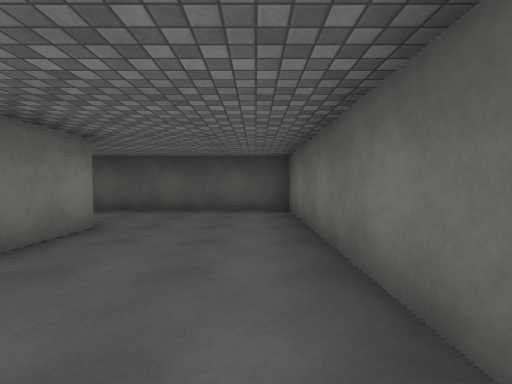
View 1 (above)

19 first-person views from a walk through a scene from a Unity 3-D project. The camera is 1.3 m above the floor, tilts 2° down and sees 90° across. Doors are open. The floor is counted in squares, 2 m on a side. Each view is taken from the middle of a square. On the plan, view 1 faces up. The plan holds only what a view shows up to about 9 squares ahead; the rest is blank. The place goes on beyond the plan. The player character is not drawn. Surface patterns are stand-ins for the level's own textures.

View 2
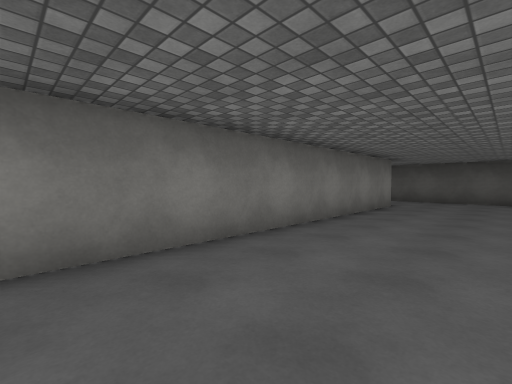

View 3
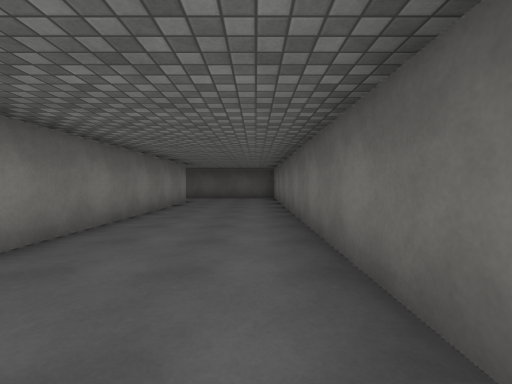

View 4
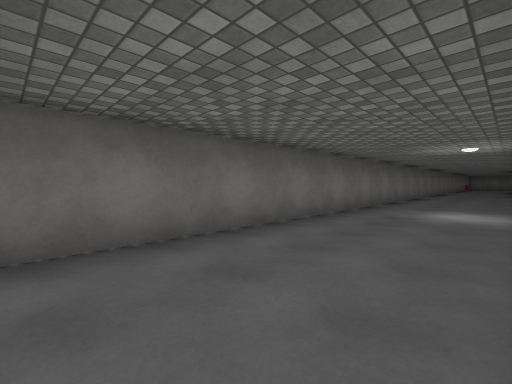

View 5
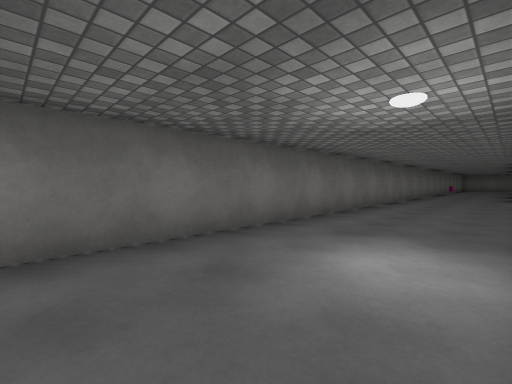

View 6
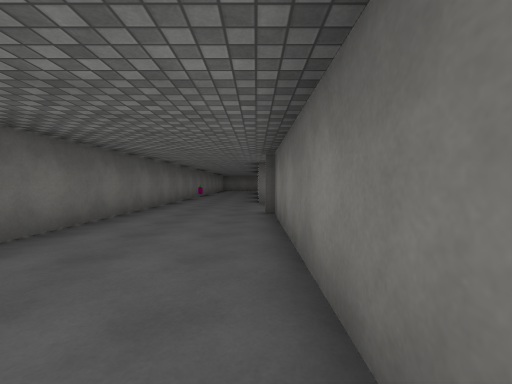

View 7
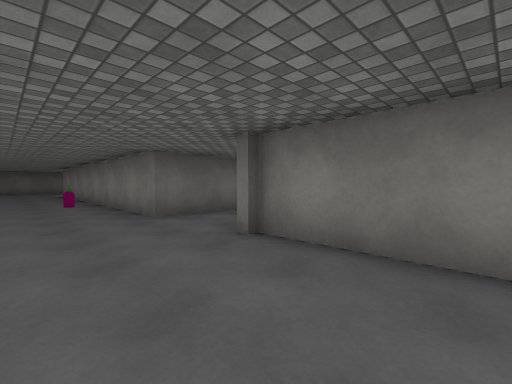

View 8
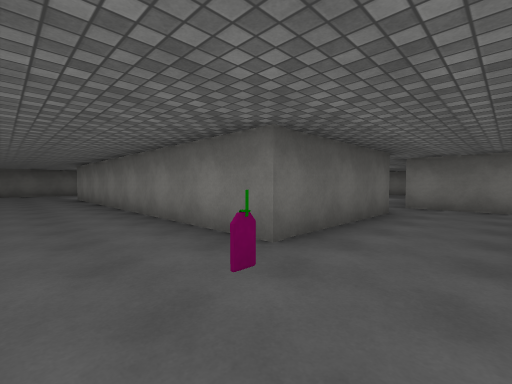

View 9
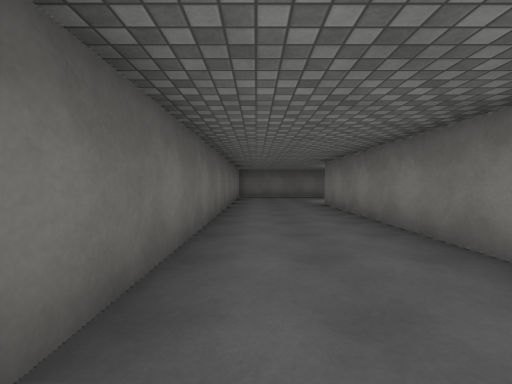

View 10
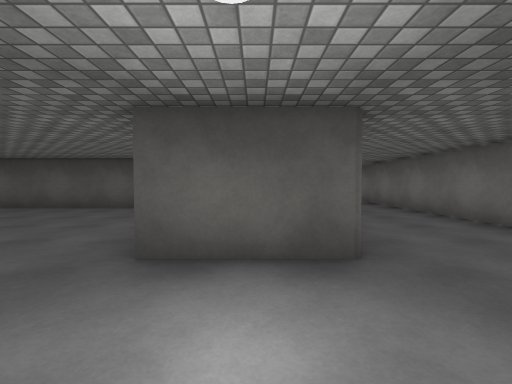

View 11
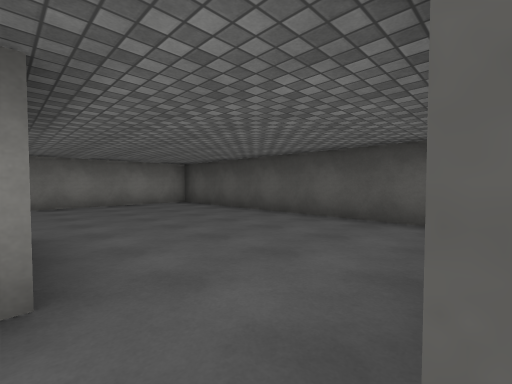

View 12
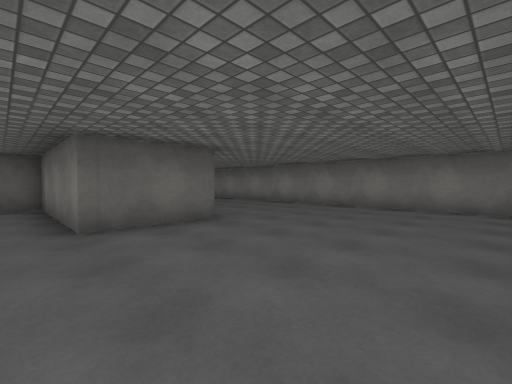

View 13
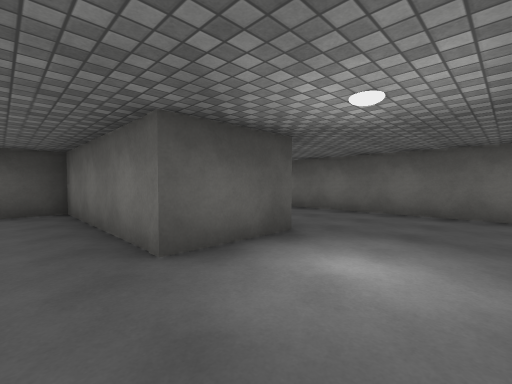

View 14
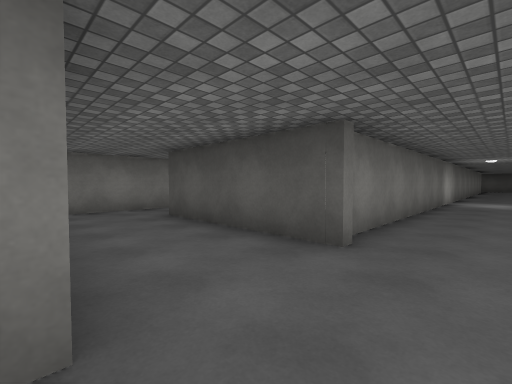

View 15
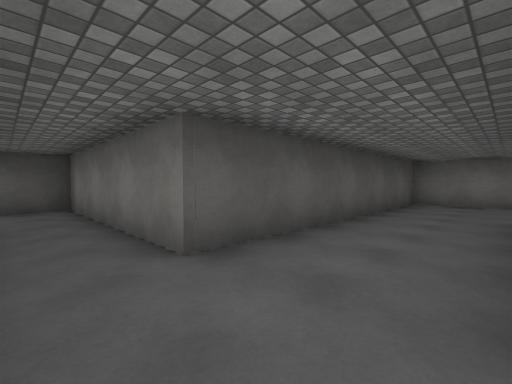

View 16
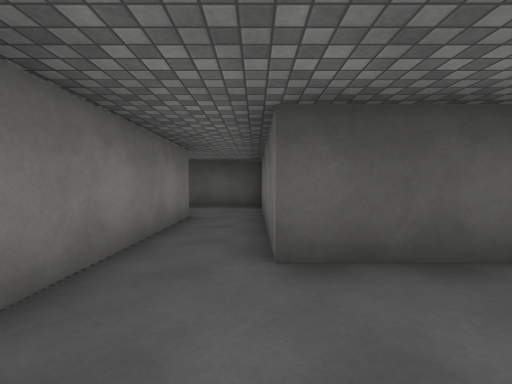

View 17
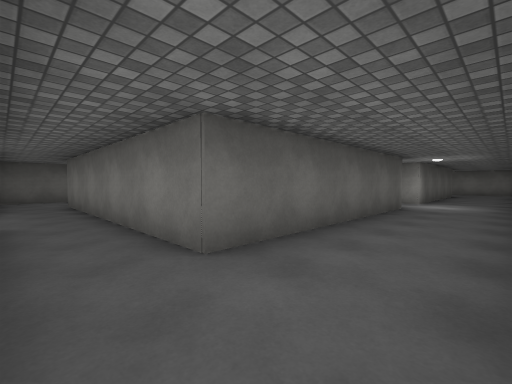

View 18
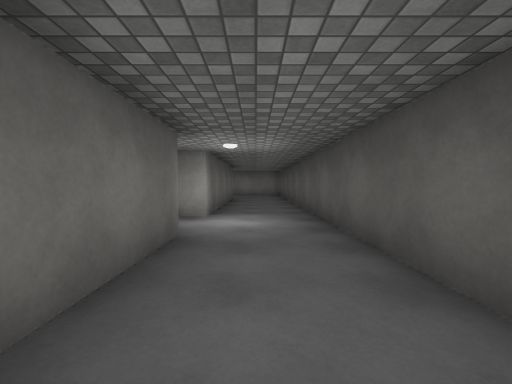

View 19
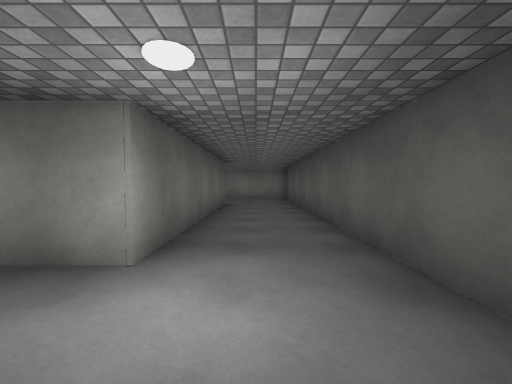

### Floor plan
Points are (right, up) in squares from view 1. A wall is a line through its corners. A room is listed if a view was taken in it or the views show most of it. See-through windows are left out.
Room 1 (views 1, 2, 3, 4, 5, 6, 7, 8, 9, 10, 11, 13, 14, 15, 16, 17, 18, 19)
walls: (-2.4, -6.8) (-2.4, -15.4); (-2.1, -15.6) (-6, -15.6); (-7.4, -14.8) (-7.4, -18); (-2.4, 3.9) (-2.4, -4.1); (-6, -17.9) (-2.1, -17.9) (-2.1, -27.8) (-4, -27.8); (0.8, -19) (0.8, 6.1) (-6.8, 6.1) (-6.8, 11.2) (-8.9, 11.2); (-14.2, 9) (-8.3, 9) (-8.3, 3.4); (-12.1, 11.2) (-21.4, 11.2); (-5.7, -27.9) (-5.7, -30.5); (0.8, -30.1) (0.8, -20.8); (-21.5, 9) (-16, 9)
ways out: opening at (-5, -27) to room 2; opening at (-15, 9); opening at (-7.5, 3); opening at (-7, -18); opening at (-7, -15)
objects: other object (-1, -17)
Room 2 (view 12)
walls: (-8, -27.9) (-5.7, -27.9); (-4, -27.8) (-4, -23.5) (-12, -23.5) (-12, -29.8)
ways out: opening at (-5, -27) to room 1

Where each view was taken, in squares from view 1:
view 1: 0 up, 0 right, facing up
view 2: 4 down, 0 right, facing up-left
view 3: 5 down, 0 right, facing up
view 4: 2 down, 2 left, facing down-right
view 5: 6 down, 2 left, facing down-right
view 6: 10 down, 2 left, facing down
view 7: 13 down, 0 right, facing down-left
view 8: 16 down, 0 right, facing down-left
view 9: 20 down, 0 right, facing down
view 10: 30 down, 3 left, facing up
view 11: 28 down, 4 left, facing up-left
view 12: 24 down, 5 left, facing down-left
view 13: 30 down, 5 left, facing up-right
view 14: 18 down, 1 left, facing up-left
view 15: 4 up, 8 left, facing up-right
view 16: 4 up, 7 left, facing up
view 17: 11 up, 7 left, facing down-left
view 18: 10 up, 11 left, facing left
view 19: 10 up, 14 left, facing left
